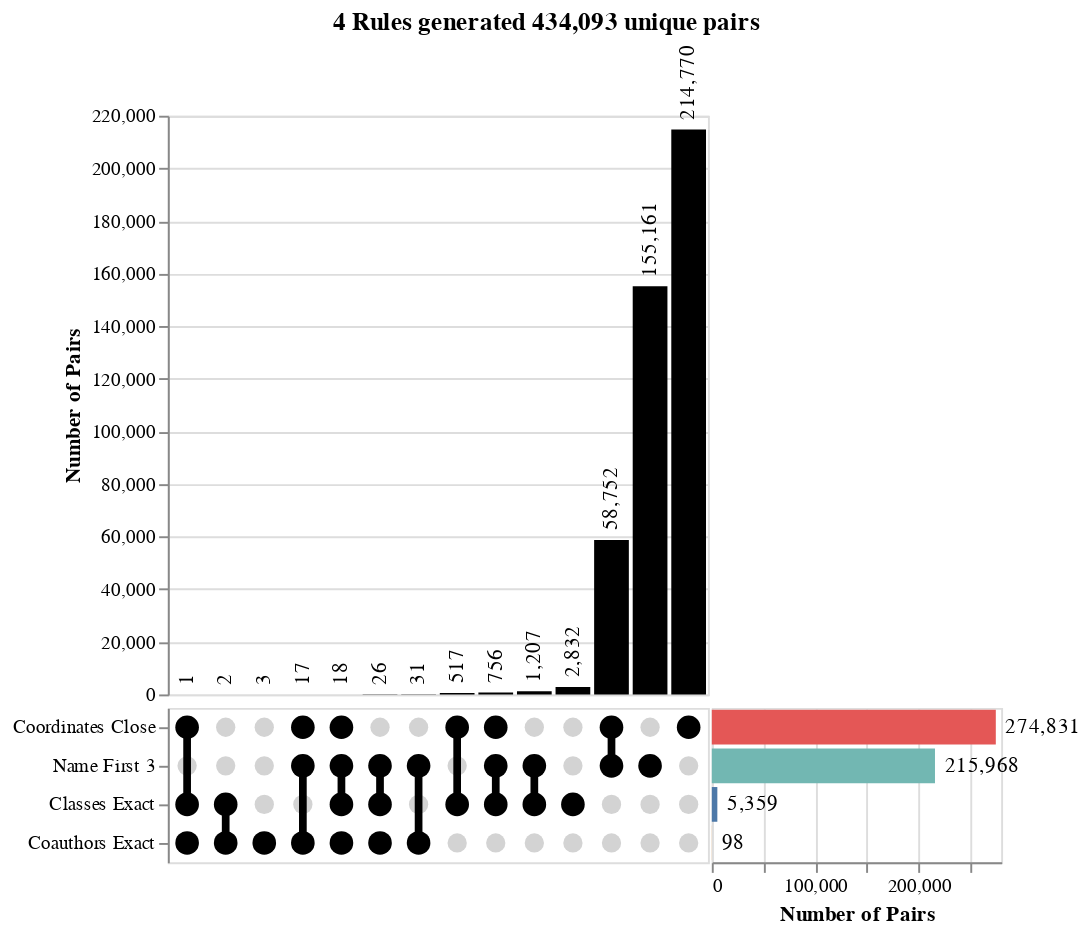

Notebook code for this chart:
### Markdown cell above
We can also inspect which blocking rules were most to blame for the generated
pairs. If some rules generate a huge amount of comparisons, it might be worth
trying to make them more restrictive so we get better performance. Or, if some
blocking rules aren't generating any comparisons, that might be an indication
that we have a bug in there somewhere.

### Code cell
from mismo.block import upset_chart  # noqa: E402

upset_chart(blocked)

### Figure 1 — Vega-Lite specification as saved in the notebook (floating-point values rounded to 4 significant figures)
{"config": {"view": {"continuousWidth": 300, "continuousHeight": 300}}, "vconcat": [{"layer": [{"mark": {"type": "bar", "color": "black"}, "encoding": {"x": {"axis": null, "field": "intersection_id", "sort": {"field": "intersection_size"}, "type": "ordinal"}, "y": {"field": "intersection_size", "title": "Number of Pairs", "type": "quantitative"}}, "transform": [{"filter": "(datum.set === 'Coordinates Close')"}]}, {"mark": {"type": "text", "align": "left", "angle": 270, "dx": 5}, "encoding": {"text": {"field": "intersection_size", "format": ",", "type": "quantitative"}, "x": {"axis": null, "field": "intersection_id", "sort": {"field": "intersection_size"}, "type": "ordinal"}, "y": {"field": "intersection_size", "title": "Number of Pairs", "type": "quantitative"}}, "transform": [{"filter": "(datum.set === 'Coordinates Close')"}]}]}, {"hconcat": [{"layer": [{"mark": {"type": "circle", "color": "lightgray", "opacity": 1, "size": 100}, "encoding": {"x": {"axis": null, "field": "intersection_id", "sort": {"field": "intersection_size"}, "type": "ordinal"}, "y": {"axis": {"title": ""}, "field": "set", "sort": ["Coordinates Close", "Name First 3", "Classes Exact", "Coauthors Exact"], "type": "ordinal"}}}, {"mark": {"type": "bar", "color": "black", "size": 4}, "encoding": {"x": {"axis": null, "field": "intersection_id", "sort": {"field": "intersection_size"}, "type": "ordinal"}, "y": {"aggregate": {"argmin": "set_order"}, "field": "set", "scale": {"domain": ["Coordinates Close", "Name First 3", "Classes Exact", "Coauthors Exact"]}, "type": "ordinal"}, "y2": {"aggregate": {"argmax": "set_order"}, "field": "set"}}, "transform": [{"filter": "datum.is_intersect"}]}, {"mark": {"type": "circle", "color": "black", "opacity": 1, "size": 150}, "encoding": {"x": {"axis": null, "field": "intersection_id", "sort": {"field": "intersection_size"}, "type": "ordinal"}, "y": {"axis": {"title": ""}, "field": "set", "sort": ["Coordinates Close", "Name First 3", "Classes Exact", "Coauthors Exact"], "type": "ordinal"}}, "transform": [{"filter": "datum.is_intersect"}]}]}, {"layer": [{"mark": {"type": "bar"}, "encoding": {"color": {"field": "set", "legend": null, "type": "nominal"}, "x": {"aggregate": "sum", "field": "intersection_size", "title": "Number of Pairs", "type": "quantitative"}, "y": {"axis": null, "field": "set", "sort": ["Coordinates Close", "Name First 3", "Classes Exact", "Coauthors Exact"], "type": "ordinal"}}, "transform": [{"filter": "datum.is_intersect"}]}, {"mark": {"type": "text", "align": "left", "dx": 5}, "encoding": {"text": {"aggregate": "sum", "field": "intersection_size", "format": ",", "type": "quantitative"}, "x": {"aggregate": "sum", "field": "intersection_size", "title": "Number of Pairs", "type": "quantitative"}, "y": {"axis": null, "field": "set", "sort": ["Coordinates Close", "Name First 3", "Classes Exact", "Coauthors Exact"], "type": "ordinal"}}, "transform": [{"filter": "datum.is_intersect"}]}], "width": 150}], "spacing": 0}], "data": {"name": "data-c46f1b07a5b272c834e6f6e9fb23ecb9"}, "spacing": 0, "title": {"text": "4 Rules generated 434,093 unique pairs", "anchor": "middle"}, "$schema": "https://vega.github.io/schema/vega-lite/v5.16.3.json", "datasets": {"data-c46f1b07a5b272c834e6f6e9fb23ecb9": [{"intersection_id": 0, "intersection_size": 2, "intersection_degree": 2, "set": "Name First 3", "is_intersect": false, "set_order": 0}, {"intersection_id": 1, "intersection_size": 18, "intersection_degree": 4, "set": "Name First 3", "is_intersect": true, "set_order": 0}, {"intersection_id": 2, "intersection_size": 31, "intersection_degree": 2, "set": "Name First 3", "is_intersect": true, "set_order": 0}, {"intersection_id": 3, "intersection_size": 214770, "intersection_degree": 1, "set": "Name First 3", "is_intersect": false, "set_order": 0}, {"intersection_id": 4, "intersection_size": 155161, "intersection_degree": 1, "set": "Name First 3", "is_intersect": true, "set_order": 0}, {"intersection_id": 5, "intersection_size": 58752, "intersection_degree": 2, "set": "Name First 3", "is_intersect": true, "set_order": 0}, {"intersection_id": 6, "intersection_size": 26, "intersection_degree": 3, "set": "Name First 3", "is_intersect": true, "set_order": 0}, {"intersection_id": 7, "intersection_size": 1, "intersection_degree": 3, "set": "Name First 3", "is_intersect": false, "set_order": 0}, {"intersection_id": 8, "intersection_size": 1207, "intersection_degree": 2, "set": "Name First 3", "is_intersect": true, "set_order": 0}, {"intersection_id": 9, "intersection_size": 517, "intersection_degree": 2, "set": "Name First 3", "is_intersect": false, "set_order": 0}, {"intersection_id": 10, "intersection_size": 2832, "intersection_degree": 1, "set": "Name First 3", "is_intersect": false, "set_order": 0}, {"intersection_id": 11, "intersection_size": 3, "intersection_degree": 1, "set": "Name First 3", "is_intersect": false, "set_order": 0}, {"intersection_id": 12, "intersection_size": 17, "intersection_degree": 3, "set": "Name First 3", "is_intersect": true, "set_order": 0}, {"intersection_id": 13, "intersection_size": 756, "intersection_degree": 3, "set": "Name First 3", "is_intersect": true, "set_order": 0}, {"intersection_id": 0, "intersection_size": 2, "intersection_degree": 2, "set": "Coordinates Close", "is_intersect": false, "set_order": 1}, {"intersection_id": 1, "intersection_size": 18, "intersection_degree": 4, "set": "Coordinates Close", "is_intersect": true, "set_order": 1}, {"intersection_id": 2, "intersection_size": 31, "intersection_degree": 2, "set": "Coordinates Close", "is_intersect": false, "set_order": 1}, {"intersection_id": 3, "intersection_size": 214770, "intersection_degree": 1, "set": "Coordinates Close", "is_intersect": true, "set_order": 1}, {"intersection_id": 4, "intersection_size": 155161, "intersection_degree": 1, "set": "Coordinates Close", "is_intersect": false, "set_order": 1}, {"intersection_id": 5, "intersection_size": 58752, "intersection_degree": 2, "set": "Coordinates Close", "is_intersect": true, "set_order": 1}, {"intersection_id": 6, "intersection_size": 26, "intersection_degree": 3, "set": "Coordinates Close", "is_intersect": false, "set_order": 1}, {"intersection_id": 7, "intersection_size": 1, "intersection_degree": 3, "set": "Coordinates Close", "is_intersect": true, "set_order": 1}, {"intersection_id": 8, "intersection_size": 1207, "intersection_degree": 2, "set": "Coordinates Close", "is_intersect": false, "set_order": 1}, {"intersection_id": 9, "intersection_size": 517, "intersection_degree": 2, "set": "Coordinates Close", "is_intersect": true, "set_order": 1}, {"intersection_id": 10, "intersection_size": 2832, "intersection_degree": 1, "set": "Coordinates Close", "is_intersect": false, "set_order": 1}, {"intersection_id": 11, "intersection_size": 3, "intersection_degree": 1, "set": "Coordinates Close", "is_intersect": false, "set_order": 1}, {"intersection_id": 12, "intersection_size": 17, "intersection_degree": 3, "set": "Coordinates Close", "is_intersect": true, "set_order": 1}, {"intersection_id": 13, "intersection_size": 756, "intersection_degree": 3, "set": "Coordinates Close", "is_intersect": true, "set_order": 1}, {"intersection_id": 0, "intersection_size": 2, "intersection_degree": 2, "set": "Coauthors Exact", "is_intersect": true, "set_order": 2}, {"intersection_id": 1, "intersection_size": 18, "intersection_degree": 4, "set": "Coauthors Exact", "is_intersect": true, "set_order": 2}, {"intersection_id": 2, "intersection_size": 31, "intersection_degree": 2, "set": "Coauthors Exact", "is_intersect": true, "set_order": 2}, {"intersection_id": 3, "intersection_size": 214770, "intersection_degree": 1, "set": "Coauthors Exact", "is_intersect": false, "set_order": 2}, {"intersection_id": 4, "intersection_size": 155161, "intersection_degree": 1, "set": "Coauthors Exact", "is_intersect": false, "set_order": 2}, {"intersection_id": 5, "intersection_size": 58752, "intersection_degree": 2, "set": "Coauthors Exact", "is_intersect": false, "set_order": 2}, {"intersection_id": 6, "intersection_size": 26, "intersection_degree": 3, "set": "Coauthors Exact", "is_intersect": true, "set_order": 2}, {"intersection_id": 7, "intersection_size": 1, "intersection_degree": 3, "set": "Coauthors Exact", "is_intersect": true, "set_order": 2}, {"intersection_id": 8, "intersection_size": 1207, "intersection_degree": 2, "set": "Coauthors Exact", "is_intersect": false, "set_order": 2}, {"intersection_id": 9, "intersection_size": 517, "intersection_degree": 2, "set": "Coauthors Exact", "is_intersect": false, "set_order": 2}, {"intersection_id": 10, "intersection_size": 2832, "intersection_degree": 1, "set": "Coauthors Exact", "is_intersect": false, "set_order": 2}, {"intersection_id": 11, "intersection_size": 3, "intersection_degree": 1, "set": "Coauthors Exact", "is_intersect": true, "set_order": 2}, {"intersection_id": 12, "intersection_size": 17, "intersection_degree": 3, "set": "Coauthors Exact", "is_intersect": true, "set_order": 2}, {"intersection_id": 13, "intersection_size": 756, "intersection_degree": 3, "set": "Coauthors Exact", "is_intersect": false, "set_order": 2}, {"intersection_id": 0, "intersection_size": 2, "intersection_degree": 2, "set": "Classes Exact", "is_intersect": true, "set_order": 3}, {"intersection_id": 1, "intersection_size": 18, "intersection_degree": 4, "set": "Classes Exact", "is_intersect": true, "set_order": 3}, {"intersection_id": 2, "intersection_size": 31, "intersection_degree": 2, "set": "Classes Exact", "is_intersect": false, "set_order": 3}, {"intersection_id": 3, "intersection_size": 214770, "intersection_degree": 1, "set": "Classes Exact", "is_intersect": false, "set_order": 3}, {"intersection_id": 4, "intersection_size": 155161, "intersection_degree": 1, "set": "Classes Exact", "is_intersect": false, "set_order": 3}, {"intersection_id": 5, "intersection_size": 58752, "intersection_degree": 2, "set": "Classes Exact", "is_intersect": false, "set_order": 3}, {"intersection_id": 6, "intersection_size": 26, "intersection_degree": 3, "set": "Classes Exact", "is_intersect": true, "set_order": 3}, {"intersection_id": 7, "intersection_size": 1, "intersection_degree": 3, "set": "Classes Exact", "is_intersect": true, "set_order": 3}, {"intersection_id": 8, "intersection_size": 1207, "intersection_degree": 2, "set": "Classes Exact", "is_intersect": true, "set_order": 3}, {"intersection_id": 9, "intersection_size": 517, "intersection_degree": 2, "set": "Classes Exact", "is_intersect": true, "set_order": 3}, {"intersection_id": 10, "intersection_size": 2832, "intersection_degree": 1, "set": "Classes Exact", "is_intersect": true, "set_order": 3}, {"intersection_id": 11, "intersection_size": 3, "intersection_degree": 1, "set": "Classes Exact", "is_intersect": false, "set_order": 3}, {"intersection_id": 12, "intersection_size": 17, "intersection_degree": 3, "set": "Classes Exact", "is_intersect": false, "set_order": 3}, {"intersection_id": 13, "intersection_size": 756, "intersection_degree": 3, "set": "Classes Exact", "is_intersect": true, "set_order": 3}]}}
